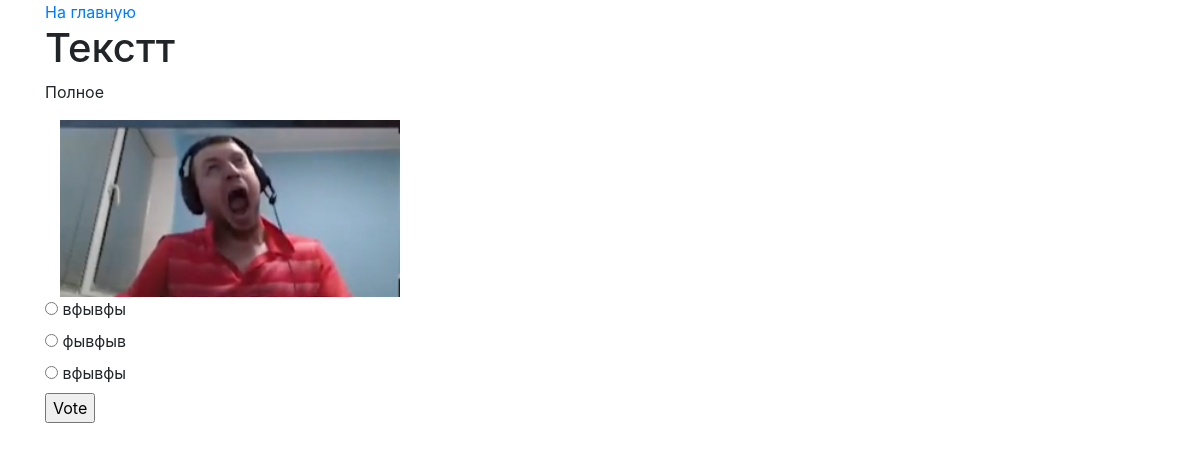
/1/ (signed in), run on an earlier commit of the app's database.
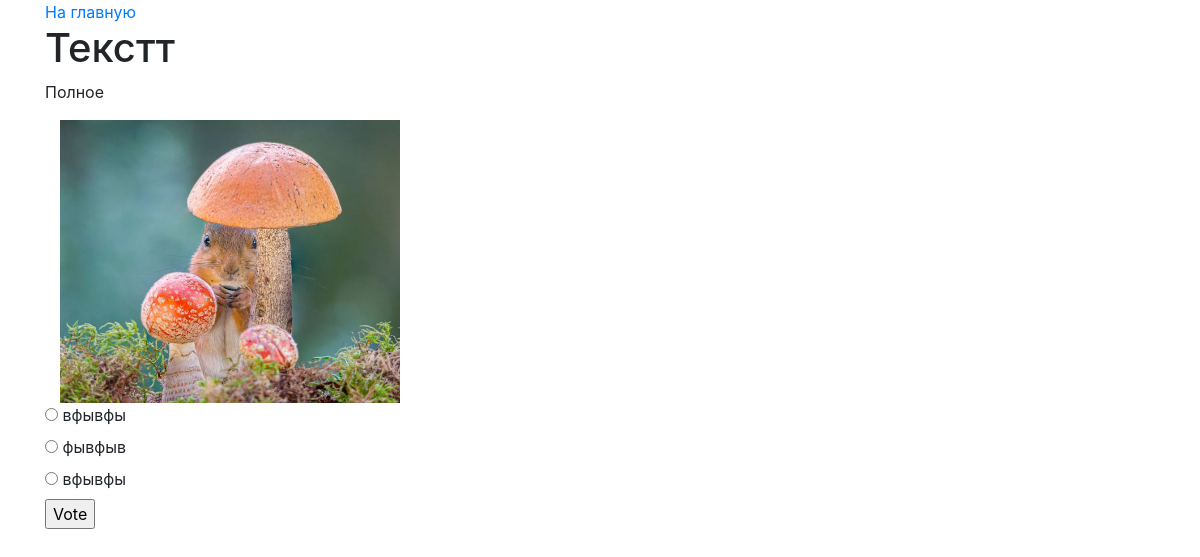
And on a later commit of the database.
### polls/models.py (models this page shows, shortened)
class Question(models.Model):
    question_text = models.CharField(max_length=200, verbose_name='Текст вопроса')
    short_description = models.CharField(max_length=100, blank=True, verbose_name='Краткое описание')
    full_description = models.CharField(max_length=250, blank=True, verbose_name='Полное описание')
    pub_date = models.DateTimeField('date published')
    question_image = models.ImageField(upload_to=get_name_file, blank=True, validators=[
        FileExtensionValidator(allowed_extensions=['png', 'jpg', 'jpeg', 'bmp']),
        validate_image_size], verbose_name='Изображение')
    def was_published_recently(self):
        return self.pub_date >= timezone.now() - datetime.timedelta(days=1)
    class Meta:
        verbose_name = 'Опросы'
        verbose_name_plural = 'Опросы'
        ordering = ['pub_date']

### polls/views.py (the view)
# urls.py: path('<int:pk>/', views.DetailView.as_view(), name='detail'),
class DetailView(generic.DetailView):
    model = Question
    template_name = 'polls/detail.html'

### polls/templates/polls/detail.html (shortened to what this page needs)
{% load bootstrap4 %}
{% bootstrap_css %}
{% block content %}
    {% if question.was_published_recently or request.user.is_staff %}
        <div class="container">
            <a class="button" href="{% url 'polls:index' %}">На главную</a>
            <form action="{% url 'polls:vote' question.id %}" method="post">
                <fieldset>
                    <h1>{{ question.question_text }}</h1>
                    <p>{{ question.full_description }}</p>
                    {% if question.question_image %}
                        <img src="{{ question.question_image.url }}" alt="Изображение вопроса" class="col-4"><br>
                    {% else %}
                        <p>Нет изображения</p>
                    {% endif %}
                    {% for choice in question.choice_set.all %}
                        <input type="radio" name="choice" id="choice{{ forloop.counter }}" value="{{ choice.id }}">
                        <label for="choice{{ forloop.counter }}">{{ choice.choice_text }}</label><br>
                    {% endfor %}
                </fieldset>
                <input type="submit" value="Vote">
            </form>
        </div>
    {% else %}
        <p>у этого опроса истек срок жизни</p>
    {% endif %}
{% endblock %}

What changed in the data, as far as the page shows it:
changed Question "Текстт": question_image: a different picture
